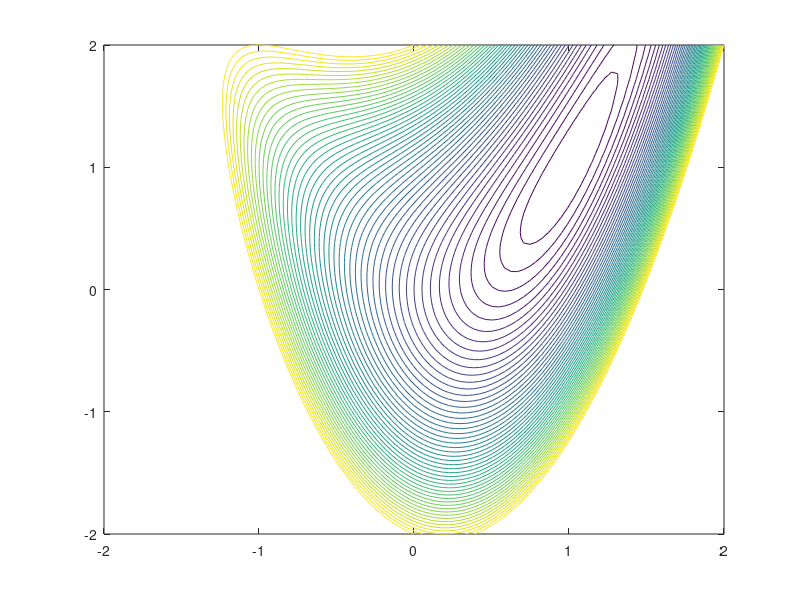

Write MATLAB code to recreate this figure. (Note: this script raises an error after producing the figure.)
%BFGS method
x1=linspace(-2,2,100);
x2=linspace(-2,2,100);
[X1,X2]=meshgrid(x1,x2);
f =  @(x1,x2)100*((x2-x1.^2)).^2+100*(1-x1).^2;
f(X1,X2);
Z=f(X1,X2);
contour(X1,X2,Z,0:10:500)

hold on

%%%%%%%%%%%%%%%%%%%%%%%%%%%%%%%%%%%%%%%
x=[0;0]; %starting point

tol=0.0001;
dx=0.01;
a=1.61803;
b=0.0005;
f =  @(x)100*((x(2)-x(1)^2))^2+100*(1-x(1))^2;

n=1;%starting iteration
SIZE=size(x);
H=eye(SIZE(1));%H starting as I matrix

xold=x; %xq-1

while(1)
   x1history(n)=x(1); %save x data to xhistory
   x2history(n)=x(2);
   
   S=@(x) gradientlin(f,dx,xold);
   ST=-H*S(x)' %Search direction
   
   A=0;  %initial A
   minf=@(A) f(x+(A*ST));
   GOLD=GoldSection_1Var(minf,tol,A,a,b,10) 
   A=GOLD(1)
   xold=x;
   x=x+A*ST%update x
   
   p=x-xold;%p is the same
  
  y=gradientlin(f,dx,x)-gradientlin(f,dx,xold);% 3.12b y is y'
  
  sigma=p'*y';%3.22a
  
  t=y*H*y';%3.22b
  
  coe1=(sigma+t)/(sigma.^2);
  coe2=1/sigma;
  UD=coe1*p*p'-coe2*(H*y'*p'+p*(H*y')');%3.20
 
  H=H+UD;%3.19   update H 
 
 E=gradientlin(f,dx,x)-gradientlin(f,dx,xold)
 xold=x;
 
  if norm(E)<=tol
    break
  end
  n=n+1;
  
end
n
history=[x1history' x2history']
plot(x1history,x2history)
axis([-0.5 1.5 -0.5 1.5]); 





